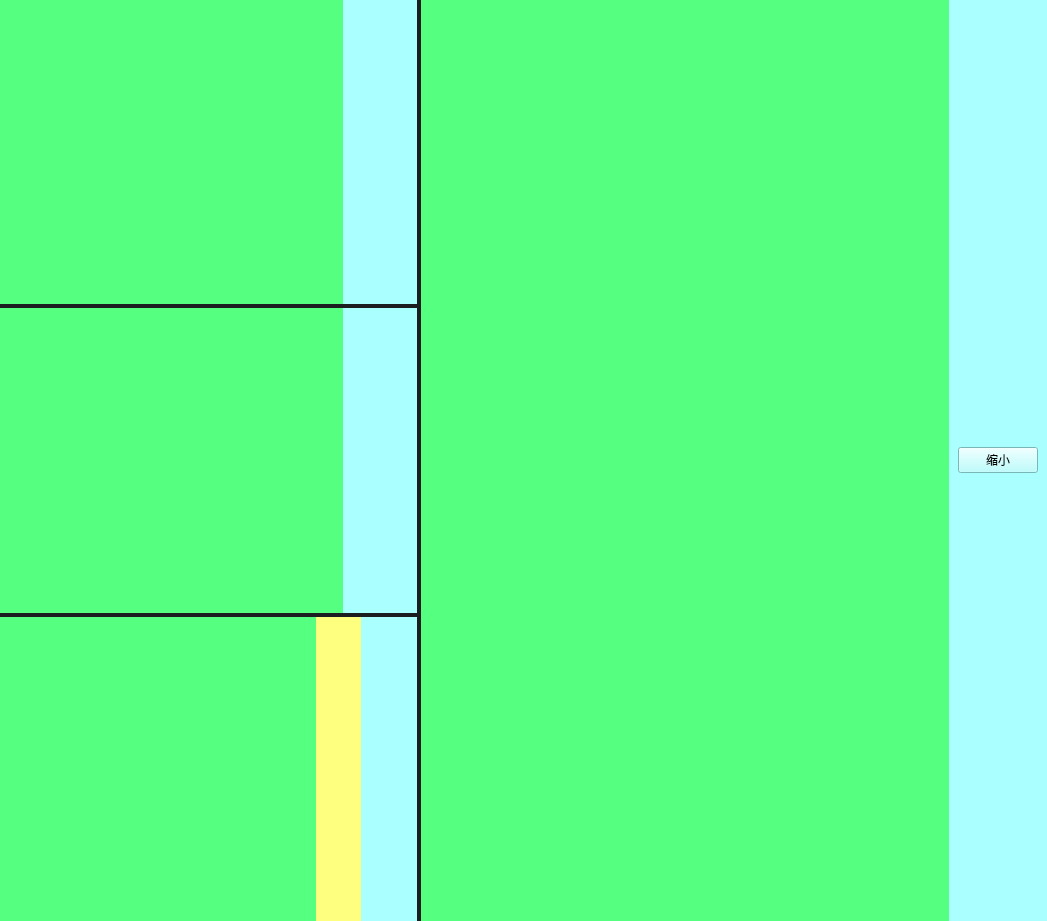
<?xml version="1.0" encoding="UTF-8"?>
<ui version="4.0">
 <class>EnlargedWidget</class>
 <widget class="QWidget" name="EnlargedWidget">
  <property name="geometry">
   <rect>
    <x>0</x>
    <y>0</y>
    <width>1047</width>
    <height>921</height>
   </rect>
  </property>
  <property name="windowTitle">
   <string>Form</string>
  </property>
  <property name="styleSheet">
   <string notr="true">background-color: rgb(28, 29, 33);</string>
  </property>
  <layout class="QHBoxLayout" name="horizontalLayout" stretch="2,3">
   <property name="spacing">
    <number>4</number>
   </property>
   <property name="leftMargin">
    <number>0</number>
   </property>
   <property name="topMargin">
    <number>0</number>
   </property>
   <property name="rightMargin">
    <number>0</number>
   </property>
   <property name="bottomMargin">
    <number>0</number>
   </property>
   <item>
    <widget class="QWidget" name="otherViewsWidget" native="true">
     <property name="styleSheet">
      <string notr="true">background-color: rgb(28, 29, 33);</string>
     </property>
     <layout class="QVBoxLayout" name="verticalLayout">
      <property name="spacing">
       <number>4</number>
      </property>
      <property name="leftMargin">
       <number>0</number>
      </property>
      <property name="topMargin">
       <number>0</number>
      </property>
      <property name="rightMargin">
       <number>0</number>
      </property>
      <property name="bottomMargin">
       <number>0</number>
      </property>
      <item>
       <widget class="QWidget" name="view1Background" native="true">
        <property name="styleSheet">
         <string notr="true">background-color: rgb(0, 0, 0);</string>
        </property>
        <layout class="QHBoxLayout" name="horizontalLayout_2" stretch="14,3">
         <property name="spacing">
          <number>0</number>
         </property>
         <property name="leftMargin">
          <number>0</number>
         </property>
         <property name="topMargin">
          <number>0</number>
         </property>
         <property name="rightMargin">
          <number>0</number>
         </property>
         <property name="bottomMargin">
          <number>0</number>
         </property>
         <item>
          <widget class="QWidget" name="view1Plate" native="true">
           <property name="styleSheet">
            <string notr="true">background-color: rgb(85, 255, 127);</string>
           </property>
          </widget>
         </item>
         <item>
          <widget class="QWidget" name="view1Tools" native="true">
           <property name="styleSheet">
            <string notr="true">background-color: rgb(170, 255, 255);</string>
           </property>
          </widget>
         </item>
        </layout>
       </widget>
      </item>
      <item>
       <widget class="QWidget" name="view2Background" native="true">
        <property name="styleSheet">
         <string notr="true">background-color: rgb(0, 0, 0);</string>
        </property>
        <layout class="QHBoxLayout" name="horizontalLayout_3" stretch="14,3">
         <property name="spacing">
          <number>0</number>
         </property>
         <property name="leftMargin">
          <number>0</number>
         </property>
         <property name="topMargin">
          <number>0</number>
         </property>
         <property name="rightMargin">
          <number>0</number>
         </property>
         <property name="bottomMargin">
          <number>0</number>
         </property>
         <item>
          <widget class="QWidget" name="view2Plate" native="true">
           <property name="styleSheet">
            <string notr="true">background-color: rgb(85, 255, 127);</string>
           </property>
          </widget>
         </item>
         <item>
          <widget class="QWidget" name="view2Tools" native="true">
           <property name="styleSheet">
            <string notr="true">background-color: rgb(170, 255, 255);</string>
           </property>
          </widget>
         </item>
        </layout>
       </widget>
      </item>
      <item>
       <widget class="QWidget" name="model3DBackground" native="true">
        <property name="styleSheet">
         <string notr="true">background-color: rgb(0, 0, 0);</string>
        </property>
        <layout class="QHBoxLayout" name="horizontalLayout_4" stretch="28,4,5">
         <property name="spacing">
          <number>0</number>
         </property>
         <property name="leftMargin">
          <number>0</number>
         </property>
         <property name="topMargin">
          <number>0</number>
         </property>
         <property name="rightMargin">
          <number>0</number>
         </property>
         <property name="bottomMargin">
          <number>0</number>
         </property>
         <item>
          <widget class="QWidget" name="model3DPlate" native="true">
           <property name="styleSheet">
            <string notr="true">background-color: rgb(85, 255, 127);</string>
           </property>
          </widget>
         </item>
         <item>
          <widget class="QWidget" name="model3DBody" native="true">
           <property name="styleSheet">
            <string notr="true">background-color: rgb(255, 255, 127);</string>
           </property>
          </widget>
         </item>
         <item>
          <widget class="QWidget" name="model3DTools" native="true">
           <property name="styleSheet">
            <string notr="true">background-color: rgb(170, 255, 255);</string>
           </property>
          </widget>
         </item>
        </layout>
       </widget>
      </item>
     </layout>
    </widget>
   </item>
   <item>
    <widget class="QWidget" name="enlargedViewBackground" native="true">
     <property name="styleSheet">
      <string notr="true">background-color: rgb(0, 0, 0);</string>
     </property>
     <layout class="QHBoxLayout" name="horizontalLayout_5" stretch="7,1">
      <property name="spacing">
       <number>0</number>
      </property>
      <property name="leftMargin">
       <number>0</number>
      </property>
      <property name="topMargin">
       <number>0</number>
      </property>
      <property name="rightMargin">
       <number>0</number>
      </property>
      <property name="bottomMargin">
       <number>0</number>
      </property>
      <item>
       <widget class="QWidget" name="enlargedViewPlate" native="true">
        <property name="styleSheet">
         <string notr="true">background-color: rgb(85, 255, 127);</string>
        </property>
       </widget>
      </item>
      <item>
       <widget class="QWidget" name="enlargedViewTools" native="true">
        <property name="styleSheet">
         <string notr="true">background-color: rgb(170, 255, 255);</string>
        </property>
        <layout class="QHBoxLayout" name="horizontalLayout_6">
         <item>
          <widget class="QPushButton" name="reduceButton">
           <property name="text">
            <string>缩小</string>
           </property>
          </widget>
         </item>
        </layout>
       </widget>
      </item>
     </layout>
    </widget>
   </item>
  </layout>
 </widget>
 <resources/>
 <connections/>
</ui>
